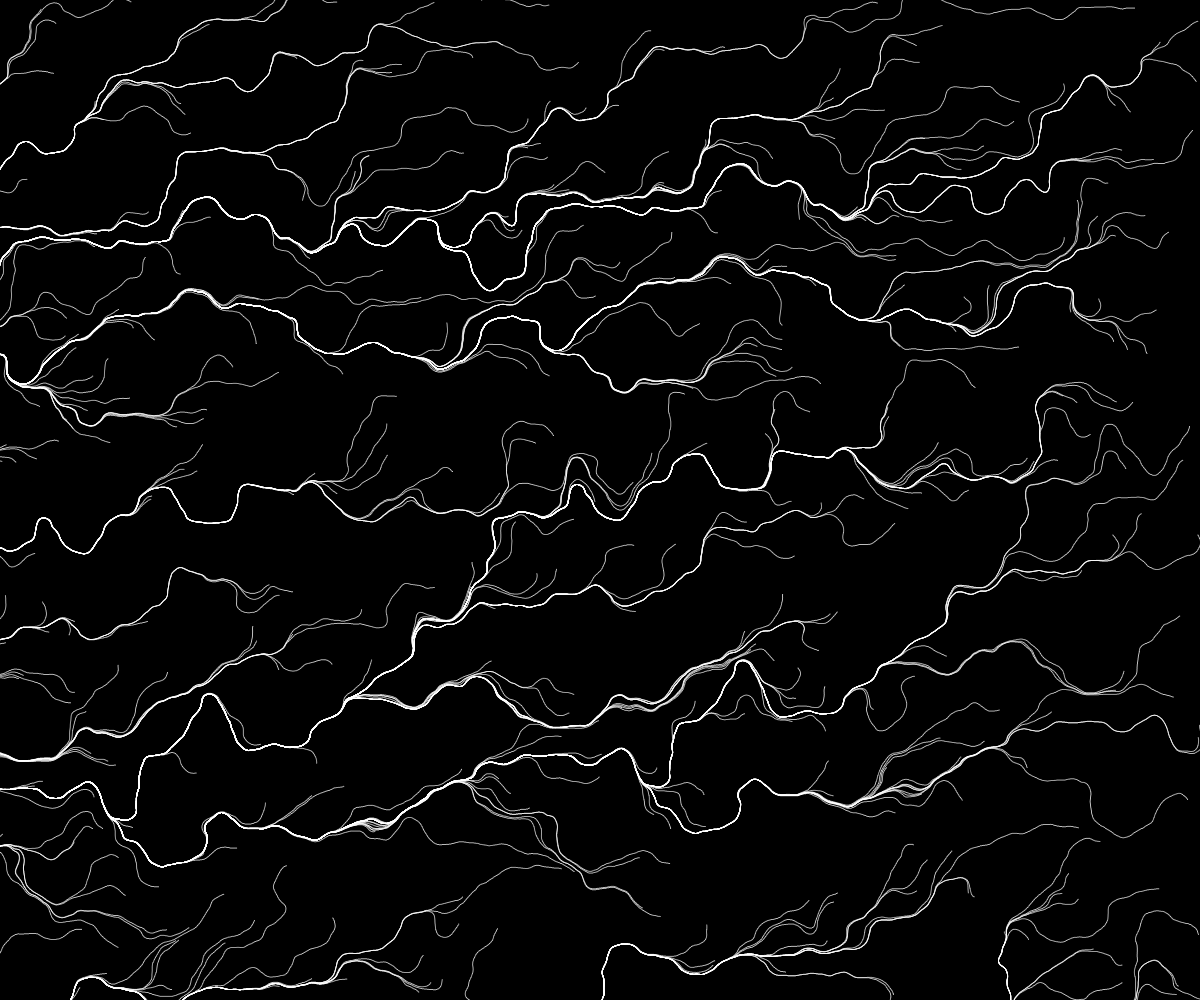
Frame 1 (no input)
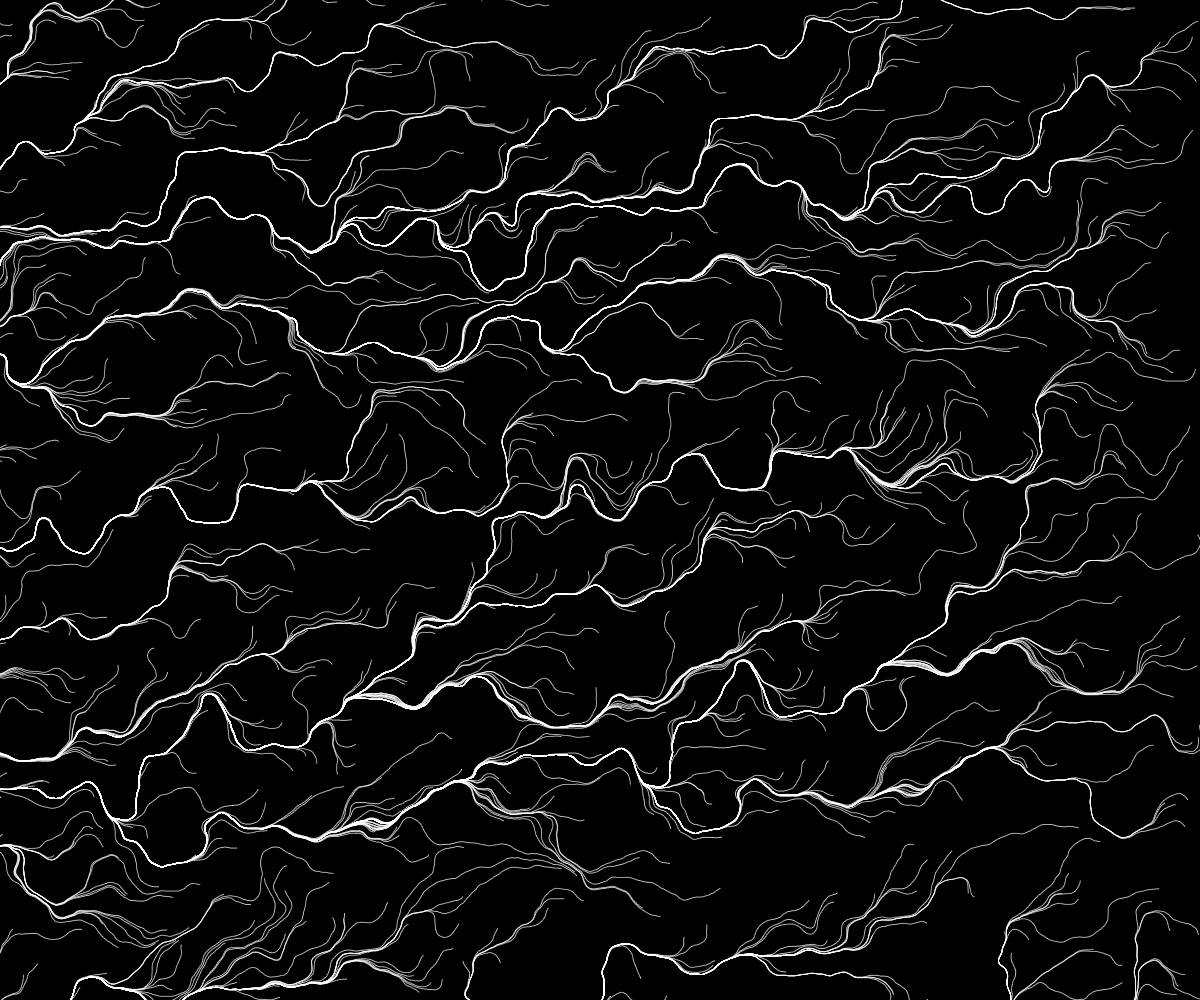
Frame 2 (the mouse pressed at the canvas centre, redrawn once)

The p5.js sketch that drew these frames (run headless with seeded random() and noise() and a simulated clock; the mouse was pressed at the canvas centre and the sketch redrawn once):

// p5.js sketch
// ── sketch.js
const NUM_PARTICLES = 400;
const NUM_STEPS = 1000;
const NOISE_SCALE = 0.03;

let particles = [];

function setup() {
	createCanvas(windowWidth, windowHeight);

	background(0);
	stroke(255);

	noLoop();
}

function draw() {
	for (let n = 0; n < NUM_PARTICLES; n++) {
		let particle = createVector(random(width), random(height));
		particles.push(particle);
	}

	for (let n = 0; n < NUM_STEPS; n++) {
		for (let idx = 0; idx < particles.length; idx++) {
			let particle = particles[idx];
			point(particle.x, particle.y);

			let angle = noise(particle.x * NOISE_SCALE, particle.y * NOISE_SCALE) * TWO_PI;
			particle.x += cos(angle);
			particle.y += sin(angle);

			if (!isOnScreen(particle)) {
				continue;
			}
		}
	}
}

function isOnScreen(particle) {
	return particle.x >= 0 && particle.x < width && particle.y >= 0 && particle.y < height;
}
